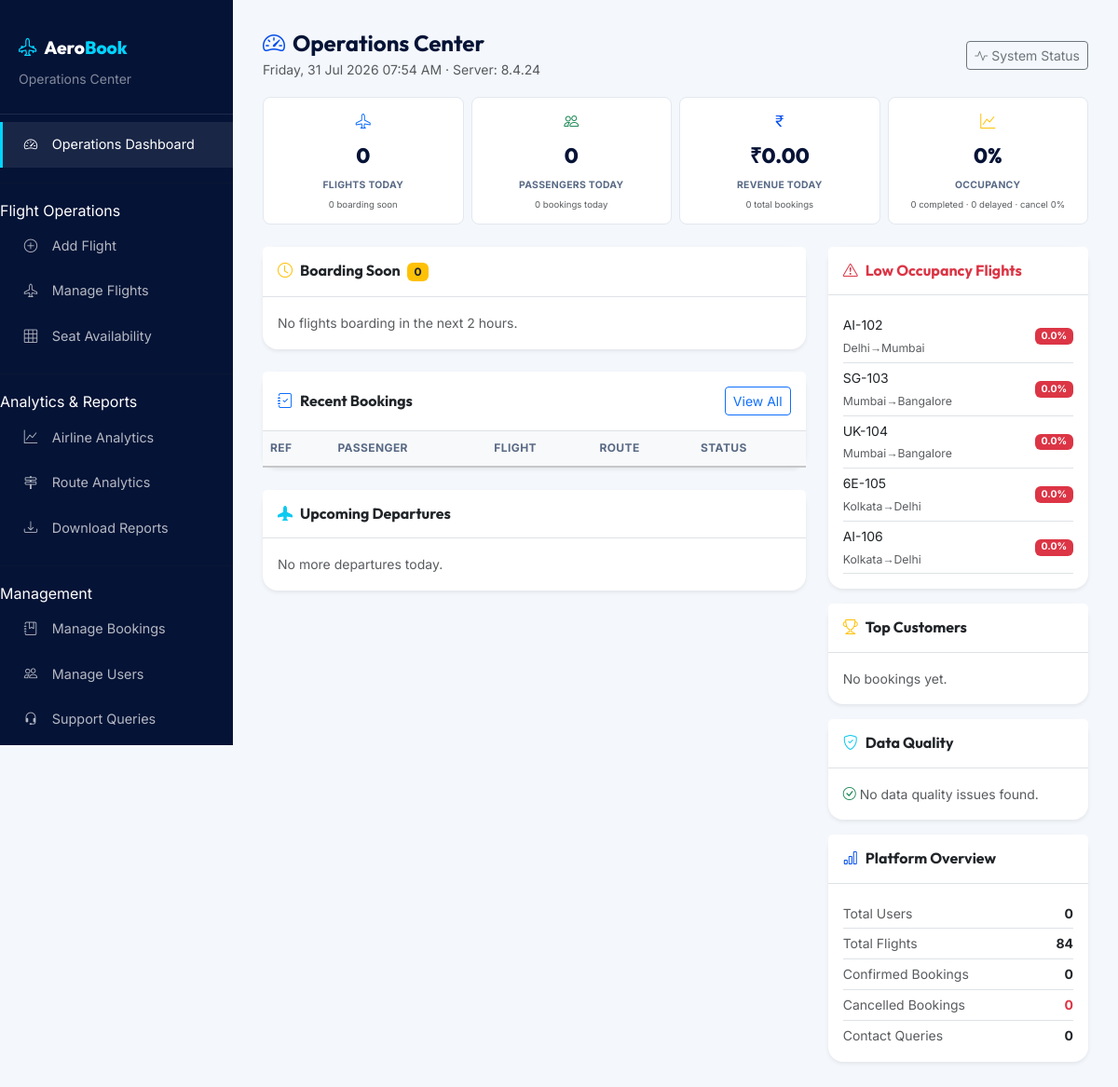
Page /admin/dashboard.php (signed in) on the committed database.
### tables this page shows
CREATE TABLE IF NOT EXISTS flights (
    flight_id INT AUTO_INCREMENT PRIMARY KEY,
    airline_name VARCHAR(100) NOT NULL,
    flight_number VARCHAR(20) NOT NULL UNIQUE,
    source VARCHAR(100) NOT NULL,
    destination VARCHAR(100) NOT NULL,
    departure_time DATETIME NOT NULL,
    arrival_time DATETIME NOT NULL,
    total_seats INT NOT NULL DEFAULT 180,
    seats_available INT NOT NULL DEFAULT 180,
    price DECIMAL(10, 2) NOT NULL,
    status ENUM('Scheduled', 'Delayed', 'Cancelled', 'Completed') DEFAULT 'Scheduled',
    created_at TIMESTAMP DEFAULT CURRENT_TIMESTAMP
);

### includes/AdminAnalytics.php (called while the page is built, shortened)
<?php
if (!defined('AEROBOOK_ADMIN_ANALYTICS')) {
require_once __DIR__ . '/Cache.php';
function getTodayOpsMetrics() {
    return AeroCache::remember('today_ops_metrics', 60, function() {
        global $conn;
        $metrics = [];
        $r = mysqli_query($conn, "SELECT COUNT(*) as c FROM flights WHERE DATE(departure_time) = CURDATE()");
        $metrics['flights_today'] = (int)mysqli_fetch_assoc($r)['c'];
        $r = mysqli_query($conn, "SELECT COUNT(*) as c FROM flights WHERE DATE(departure_time) = CURDATE() AND TIME(departure_time) BETWEEN TIME(NOW()) AND TIME(DATE_ADD(NOW(), INTERVAL 2 HOUR))");
        $metrics['boarding_soon'] = (int)mysqli_fetch_assoc($r)['c'];
        $r = mysqli_query($conn, "SELECT COUNT(*) as c FROM flights WHERE status='Delayed'");
        $metrics['delayed'] = (int)mysqli_fetch_assoc($r)['c'];
        $r = mysqli_query($conn, "SELECT COUNT(*) as c FROM flights WHERE DATE(departure_time) = CURDATE() AND status='Completed'");
        $metrics['completed_today'] = (int)mysqli_fetch_assoc($r)['c'];
        $r = mysqli_query($conn, "SELECT COUNT(*) as c FROM bookings WHERE DATE(travel_date) = CURDATE() AND booking_status='Confirmed'");
        $metrics['passengers_today'] = (int)mysqli_fetch_assoc($r)['c'];
        $r = mysqli_query($conn, "SELECT COUNT(*) as c FROM bookings WHERE DATE(booking_date) = CURDATE()");
        $metrics['bookings_today'] = (int)mysqli_fetch_assoc($r)['c'];
        $r = mysqli_query($conn, "SELECT COALESCE(SUM(f.price), 0) as s FROM bookings b JOIN flights f ON b.flight_id=f.flight_id WHERE b.booking_status='Confirmed' AND DATE(b.booking_date) = CURDATE()");
        $metrics['revenue_today'] = (float)mysqli_fetch_assoc($r)['s'];
        $r = mysqli_query($conn, "SELECT COUNT(*) as c FROM bookings WHERE booking_status='Confirmed'");
        $metrics['total_bookings'] = (int)mysqli_fetch_assoc($r)['c'];
        $r = mysqli_query($conn, "SELECT COUNT(*) as c FROM bookings WHERE DATE(booking_date)=CURDATE() AND booking_status='Cancelled'");
        $cancelled = (int)mysqli_fetch_assoc($r)['c'];
        $r = mysqli_query($conn, "SELECT COUNT(*) as c FROM bookings WHERE DATE(booking_date)=CURDATE()");
        $total = (int)mysqli_fetch_assoc($r)['c'];
        $metrics['cancellation_rate'] = $total > 0 ? round($cancelled / $total * 100, 1) : 0;
        $r = mysqli_query($conn, "SELECT SUM(total_seats) as total, SUM(total_seats - seats_available) as booked FROM flights WHERE status='Scheduled'");
        $row = mysqli_fetch_assoc($r);
        $metrics['overall_occupancy'] = ($row['total'] ?? 0) > 0 ? round(($row['booked'] ?? 0) / $row['total'] * 100, 1) : 0;
        return $metrics;
    });
}
}

### includes/Cache.php (called while the page is built, shortened)
<?php
class AeroCache {
    public static function remember($key, $ttlSeconds, $callback) {
        $now = time();
        $value = $callback();
        return $value;
    }
}

### includes/functions.php (called while the page is built, shortened)
<?php
function formatPrice($price) {
    return '₹' . number_format($price, 2);
}

### includes/DatabaseHelper.php (called while the page is built, shortened)
<?php
if (!defined('AEROBOOK_DB_HELPER')) {
function countWhere($table, $column = null, $value = null) {
    global $conn;
    $table = preg_replace('/[^a-zA-Z0-9_]/', '', $table);
    if ($column !== null && $value !== null) {
        $column = preg_replace('/[^a-zA-Z0-9_]/', '', $column);
        $stmt = mysqli_prepare($conn, "SELECT COUNT(*) as c FROM {$table} WHERE {$column} = ?");
        mysqli_stmt_bind_param($stmt, "s", $value);
        mysqli_stmt_execute($stmt);
        $result = mysqli_stmt_get_result($stmt);
        $row = mysqli_fetch_assoc($result);
        return (int)$row['c'];
    }
    $result = mysqli_query($conn, "SELECT COUNT(*) as c FROM {$table}");
    $row = mysqli_fetch_assoc($result);
    return (int)$row['c'];
}
}

### admin/dashboard.php (the view, shortened to what this page needs)
<?php
require_once __DIR__ . '/includes/admin-header.php';
$metrics = getTodayOpsMetrics();
$dataIssues = getDataQualityIssues();
global $conn;
$boardings = mysqli_query($conn, "SELECT * FROM flights WHERE DATE(departure_time) = CURDATE() AND TIME(departure_time) BETWEEN TIME(NOW()) AND TIME(DATE_ADD(NOW(), INTERVAL 2 HOUR)) ORDER BY departure_time ASC");
$departures = mysqli_query($conn, "SELECT * FROM flights WHERE DATE(departure_time) = CURDATE() AND TIME(departure_time) > TIME(DATE_ADD(NOW(), INTERVAL 2 HOUR)) ORDER BY departure_time ASC LIMIT 5");
$topCustomers = getTopCustomers(3);
$alertFlights = mysqli_query($conn, "SELECT flight_number, source, destination, ROUND((total_seats - seats_available) / total_seats * 100, 1) as occ FROM flights WHERE status IN ('Scheduled','Delayed') AND (total_seats - seats_available) / total_seats * 100 < 20 ORDER BY occ ASC LIMIT 5");
?>
<div class="row mb-3">
    <div class="col-12">
        <div class="d-flex justify-content-between align-items-center flex-wrap gap-2">
            <div><h4 class="fw-bold mb-0"><i class="bi bi-speedometer2 me-2 text-accent"></i>Operations Center</h4><small class="text-muted"><?php echo date('l, d M Y h:i A'); ?> · Server: <?php echo phpversion(); ?></small></div>
            <div><a href="diagnostics.php" class="btn btn-sm btn-outline-secondary"><i class="bi bi-activity me-1"></i>System Status</a></div>
        </div>
    </div>
</div>
<div class="row g-2 mb-4">
    <div class="col-md-3 col-6"><div class="ops-kpi"><i class="bi bi-airplane text-primary"></i><span class="kpi-value"><?php echo $metrics['flights_today']; ?></span><span class="kpi-label">Flights Today</span><small class="text-muted"><?php echo $metrics['boarding_soon']; ?> boarding soon</small></div></div>
    <div class="col-md-3 col-6"><div class="ops-kpi"><i class="bi bi-people text-success"></i><span class="kpi-value"><?php echo $metrics['passengers_today']; ?></span><span class="kpi-label">Passengers Today</span><small class="text-muted"><?php echo $metrics['bookings_today']; ?> bookings today</small></div></div>
    <div class="col-md-3 col-6"><div class="ops-kpi"><i class="bi bi-currency-rupee text-accent"></i><span class="kpi-value"><?php echo formatPrice($metrics['revenue_today']); ?></span><span class="kpi-label">Revenue Today</span><small class="text-muted"><?php echo $metrics['total_bookings']; ?> total bookings</small></div></div>
    <div class="col-md-3 col-6"><div class="ops-kpi"><i class="bi bi-graph-up text-warning"></i><span class="kpi-value"><?php echo $metrics['overall_occupancy']; ?>%</span><span class="kpi-label">Occupancy</span><small class="text-muted"><?php echo $metrics['completed_today']; ?> completed · <?php echo $metrics['delayed']; ?> delayed · cancel <?php echo $metrics['cancellation_rate']; ?>%</small></div></div>
</div>
<div class="row g-4">
    <div class="col-lg-8">
        <div class="card border-0 shadow-sm rounded-4 mb-4">
            <div class="card-header bg-white p-3 border-bottom d-flex justify-content-between align-items-center">
                <h6 class="mb-0 fw-bold"><i class="bi bi-clock me-2 text-warning"></i>Boarding Soon <span class="badge bg-warning text-dark ms-1"><?php echo $metrics['boarding_soon']; ?></span></h6>
            </div>
            <div class="card-body p-0">
                <?php if (mysqli_num_rows($boardings) > 0): ?>
                <div class="table-responsive"><table class="table table-hover mb-0">
                    <thead class="table-light"><tr><th>Flight</th><th>Route</th><th>Time</th><th>Seats</th><th>Status</th></tr></thead>
                    <tbody><?php while($f = mysqli_fetch_assoc($boardings)): ?><tr>
                        <td><span class="fw-bold"><?php echo $f['flight_number']; ?></span><br><small><?php echo $f['airline_name']; ?></small></td>
                        <td><?php echo $f['source']; ?> → <?php echo $f['destination']; ?></td>
                        <td><strong><?php echo formatTime($f['departure_time']); ?></strong><br><small class="text-muted"><?php echo formatDate($f['departure_time']); ?></small></td>
                        <td><?php echo $f['seats_available']; ?>/<?php echo $f['total_seats']; ?></td>
                        <td><?php echo statusBadge($f['status']); ?></td>
                    </tr><?php endwhile; ?></tbody>
                </table></div>
                <?php else: ?><p class="text-muted p-3 mb-0 small">No flights boarding in the next 2 hours.</p><?php endif; ?>
            </div>
        </div>
        <div class="card border-0 shadow-sm rounded-4 mb-4">
            <div class="card-header bg-white p-3 border-bottom d-flex justify-content-between align-items-center">
                <h6 class="mb-0 fw-bold"><i class="bi bi-journal-check me-2 text-primary"></i>Recent Bookings</h6>
                <a href="manage-bookings.php" class="btn btn-sm btn-outline-primary">View All</a>
            </div>
            <div class="card-body p-0">
                <div class="table-responsive"><table class="table table-hover mb-0">
                    <thead class="table-light"><tr><th>Ref</th><th>Passenger</th><th>Flight</th><th>Route</th><th>Status</th></tr></thead>
                </table></div>
            </div>
        </div>
        <div class="card border-0 shadow-sm rounded-4">
            <div class="card-header bg-white p-3 border-bottom"><h6 class="mb-0 fw-bold"><i class="bi bi-airplane-fill me-2 text-info"></i>Upcoming Departures</h6></div>
            <div class="card-body p-0">
                <?php if (mysqli_num_rows($departures) > 0): ?>
                <div class="table-responsive"><table class="table table-hover mb-0">
                    <thead class="table-light"><tr><th>Flight</th><th>Route</th><th>Time</th><th>Seats Left</th></tr></thead>
                    <tbody><?php while($f = mysqli_fetch_assoc($departures)): ?><tr>
                        <td><span class="fw-bold"><?php echo $f['flight_number']; ?></span><br><small><?php echo $f['airline_name']; ?></small></td>
                        <td><?php echo $f['source']; ?> → <?php echo $f['destination']; ?></td>
                        <td><?php echo formatTime($f['departure_time']); ?></td>
                        <td><span class="badge <?php echo $f['seats_available'] > 50 ? 'bg-success' : ($f['seats_available'] > 20 ? 'bg-warning' : 'bg-danger'); ?>"><?php echo $f['seats_available']; ?></span></td>
                    </tr><?php endwhile; ?></tbody>
                </table></div>
                <?php else: ?><p class="text-muted p-3 mb-0 small">No more departures today.</p><?php endif; ?>
            </div>
        </div>
    </div>
    <div class="col-lg-4">
        <div class="card border-0 shadow-sm rounded-4 mb-3">
            <div class="card-header bg-white p-3 border-bottom"><h6 class="mb-0 fw-bold text-danger"><i class="bi bi-exclamation-triangle me-2"></i>Low Occupancy Flights</h6></div>
            <div class="card-body p-3">
                <?php if (mysqli_num_rows($alertFlights) > 0): ?>
                <?php while($a = mysqli_fetch_assoc($alertFlights)): ?>
                <div class="d-flex justify-content-between align-items-center py-1 border-bottom small">
                    <span><?php echo $a['flight_number']; ?><br><small class="text-muted"><?php echo $a['source']; ?>→<?php echo $a['destination']; ?></small></span>
                    <span class="badge bg-danger"><?php echo $a['occ']; ?>%</span>
                </div>
                <?php endwhile; ?>
                <?php else: ?><p class="text-muted small mb-0">All flights have healthy occupancy.</p><?php endif; ?>
            </div>
        </div>
        <div class="card border-0 shadow-sm rounded-4 mb-3">
            <div class="card-header bg-white p-3 border-bottom"><h6 class="mb-0 fw-bold"><i class="bi bi-trophy me-2 text-warning"></i>Top Customers</h6></div>
            <div class="card-body p-3">
                <?php if (!empty($topCustomers)): foreach ($topCustomers as $c): ?>
                <div class="d-flex justify-content-between py-1 border-bottom small">
                    <span class="fw-semibold"><?php echo htmlspecialchars($c['name']); ?></span>
                    <span class="text-accent"><?php echo $c['bookings']; ?>x <?php echo formatPrice($c['total_spent']); ?></span>
                </div>
                <?php endforeach; else: ?><p class="text-muted small mb-0">No bookings yet.</p><?php endif; ?>
            </div>
        </div>
        <div class="card border-0 shadow-sm rounded-4 mb-3">
            <div class="card-header bg-white p-3 border-bottom"><h6 class="mb-0 fw-bold"><i class="bi bi-shield-check me-2 text-info"></i>Data Quality</h6></div>
            <div class="card-body p-3">
                <?php if (!empty($dataIssues)): foreach ($dataIssues as $issue): ?>
                <div class="d-flex align-items-start gap-2 py-1 border-bottom small">
                    <i class="bi bi-<?php echo $issue['type'] === 'critical' ? 'exclamation-octagon text-danger' : ($issue['type'] === 'error' ? 'x-circle text-danger' : 'exclamation-triangle text-warning'); ?> mt-1"></i>
                    <span><?php echo htmlspecialchars($issue['message']); ?></span>
                </div>
                <?php endforeach; else: ?><p class="text-muted small mb-0"><i class="bi bi-check-circle text-success me-1"></i>No data quality issues found.</p><?php endif; ?>
            </div>
        </div>
        <div class="card border-0 shadow-sm rounded-4">
            <div class="card-header bg-white p-3 border-bottom"><h6 class="mb-0 fw-bold"><i class="bi bi-bar-chart me-2 text-accent"></i>Platform Overview</h6></div>
            <div class="card-body p-3">
                <div class="d-flex justify-content-between py-1 border-bottom small"><span class="text-muted">Total Users</span><span class="fw-bold"><?php echo countWhere('users'); ?></span></div>
                <div class="d-flex justify-content-between py-1 border-bottom small"><span class="text-muted">Total Flights</span><span class="fw-bold"><?php echo countWhere('flights'); ?></span></div>
                <div class="d-flex justify-content-between py-1 border-bottom small"><span class="text-muted">Confirmed Bookings</span><span class="fw-bold"><?php echo countWhere('bookings', 'booking_status', 'Confirmed'); ?></span></div>
                <div class="d-flex justify-content-between py-1 border-bottom small"><span class="text-muted">Cancelled Bookings</span><span class="fw-bold text-danger"><?php echo countWhere('bookings', 'booking_status', 'Cancelled'); ?></span></div>
                <div class="d-flex justify-content-between pt-1 small"><span class="text-muted">Contact Queries</span><span class="fw-bold"><?php echo countWhere('contacts'); ?></span></div>
            </div>
        </div>
    </div>
</div>
<?php require_once __DIR__ . '/includes/admin-footer.php'; ?>

### rows in the picture
flights: flight_number "AI-102", source "Delhi", destination "Mumbai", occ "0.0"
flights: flight_number "SG-103", source "Mumbai", destination "Bangalore", occ "0.0"
flights: flight_number "UK-104", source "Mumbai", destination "Bangalore", occ "0.0"
flights: flight_number "6E-105", source "Kolkata", destination "Delhi", occ "0.0"
flights: flight_number "AI-106", source "Kolkata", destination "Delhi", occ "0.0"

### other values in the picture
phpversion() "8.4.24"
$metrics['flights_today'] "0"
$metrics['boarding_soon'] "0"
$metrics['passengers_today'] "0"
$metrics['bookings_today'] "0"
formatPrice($metrics['revenue_today']) "₹0.00"
$metrics['total_bookings'] "0"
$metrics['overall_occupancy'] "0"
$metrics['completed_today'] "0"
$metrics['delayed'] "0"
$metrics['cancellation_rate'] "0"
countWhere('users') "0"
countWhere('flights') "84"
countWhere('bookings', 'booking_status', 'Confirmed') "0"
countWhere('bookings', 'booking_status', 'Cancelled') "0"
